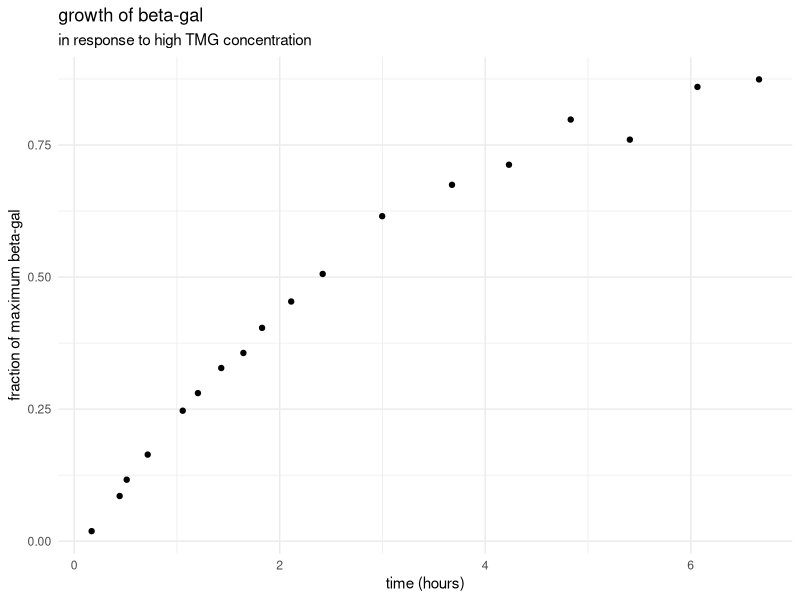
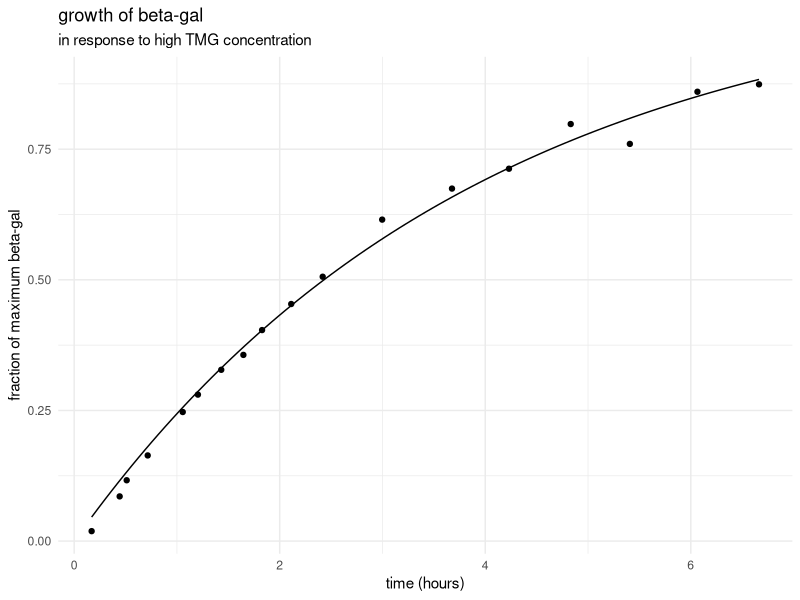
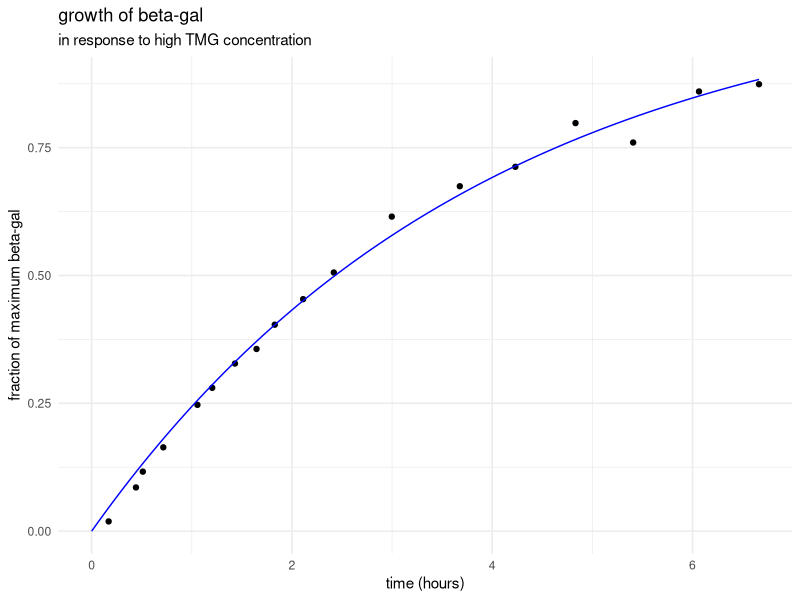
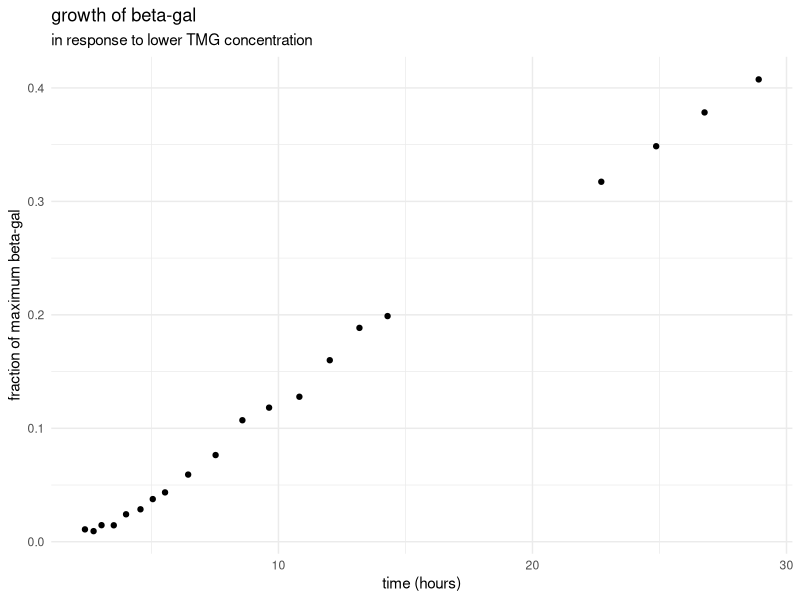
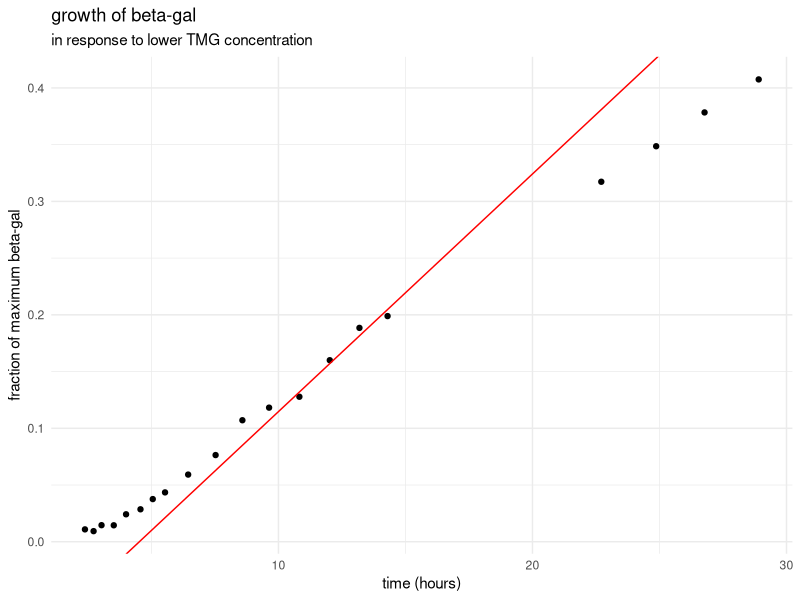

R code for these plots, in order: (Note: this script raises an error after producing the figures.)
## ---- chunk 1
knitr::opts_chunk$set(echo = FALSE)
library(tidyverse)
theme_set(theme_minimal())
## ---- chunk 2
#import A;
novick_a <- read.csv("data/g149novickA.csv", header = FALSE) 
novick_a <- novick_a %>%   
  # separate columns and add titles;
  separate_wider_delim(1, ",", names = c("t", "concentration")) %>%
  # render as number
  mutate_if(is.character, as.numeric) %>%
  # show result
  glimpse()

#import B; 
novick_b <- read.csv("data/g149novickB.csv", header = FALSE) 
novick_b <- novick_b %>%   
  # separate columns and add titles;
  separate_wider_delim(1, ",", names = c("t", "concentration")) %>% 
  # render as number
  mutate_if(is.character, as.numeric) %>%
  # show result
  glimpse()

## ---- chunk 3
a_q1_graph <- novick_a %>%
  ggplot(aes(x = t, y = concentration)) + 
  geom_point() + 
  labs(
    title = "growth of beta-gal ",
    subtitle = "in response to high TMG concentration",
    x = "time (hours)", 
    y = "fraction of maximum beta-gal"
  ) 
print(a_q1_graph)
## ---- chunk 4
#define function
growth_a <- function (t, ampl, tau) (ampl*(1- exp(-(t/tau))))
  
#fit function without (0,0)
a_q2_fn <- nls(novick_a$concentration ~ growth_a(t, ampl, tau), data = novick_a, start = list(ampl = 1.26, tau = 2.62))

# store coefficients
coef_a2 <- coef(a_q2_fn)

# plot fitted curve over data
novick_a %>%
  ggplot(aes(x = t, y = concentration)) + 
  geom_point(data = novick_a) + 
  labs( 
    title = "growth of beta-gal", 
    subtitle = "in response to high TMG concentration", 
    x = "time (hours)", 
    y = "fraction of maximum beta-gal"
  )+
  stat_function(fun = growth_a, 
                args = c(ampl = coef_a2[[1]], 
                         tau = coef_a2[[2]]))
## ---- chunk 5

#fit data with (0,0)

# add (0,0) to data
a_q3_df <- novick_a %>%
  rbind(c(0,0))
# fit data again
a_q3_fit <- nls(a_q3_df$concentration ~ growth_a(t, ampl, tau), data = a_q3_df, start = list(ampl = 1.26, tau = 2.62))

coef_a3 <- coef(a_q3_fit)

coef_comp <- coef_a2 %>% 
  rbind (coef_a3) %>%
  print()
print(summary(a_q3_fit))
# plot new fitted curve over data
a_q3_df %>%
  ggplot(aes(x = t, y = concentration)) + 
  geom_point(data = novick_a) + 
  labs( 
    title = "growth of beta-gal", 
    subtitle = "in response to high TMG concentration", 
    x = "time (hours)", 
    y = "fraction of maximum beta-gal"
  )+
  stat_function(color = "blue", 
    fun = growth_a, 
                args = c(ampl = coef_a3[[1]], 
                         tau = coef_a3[[2]]))

## ---- chunk 6
novick_b %>%
  ggplot(aes(x = t, y = concentration)) + 
  geom_point() + 
  labs(
    title = "growth of beta-gal", 
    subtitle = "in response to lower TMG concentration", 
    x = "time (hours)", 
    y = "fraction of maximum beta-gal"
  ) 
## ---- chunk 7
# get data for 10<=t<=15
b_q2 <- novick_b %>% 
  filter(t >= 10) %>% 
  filter(t <= 15)
# fit straight line for 10<= t <= 15

b_q2_fit <- lm(b_q2$concentration ~ b_q2$t)
coef_b2 <- coef(b_q2_fit)
b_q2_summ <- summary(b_q2_fit)

print(coef_b2)

  # plot
novick_b %>%
  ggplot(aes(x = t, y = concentration)) + 
  geom_point() + 
  labs(
    title = "growth of beta-gal", 
    subtitle = "in response to lower TMG concentration", 
    x = "time (hours)", 
    y = "fraction of maximum beta-gal"
  ) + 
  geom_abline(color = "red",
    intercept = coef_b2[[1]], 
    slope = coef_b2[[2]])


## ---- chunk 8
# fit function from a
# define function
growth_b3 <- function (t, ampl, tau) (ampl*(1- exp(-(t/tau))))

# fit function
b_q3 <- nls(novick_b$concentration ~ growth_b3(t, ampl, tau), data = novick_b, start = list(ampl = 1, tau = 19))

traceback()

# generate an example function
# downscale function from A

# plot the fitted function
novick_b %>%
  ggplot(aes(x = t, y = concentration)) + 
  geom_point() + 
  labs( 
    title = "growth of beta-gal", 
    subtitle = "in response to lower TMG concentration", 
    x = "time (hours)", 
    y = "fraction of maximum beta-gal"
  )  +
  stat_function(fun = growth_b3, 
                args = c(ampl = 0.4, 
                         tau = 1e-10))
## ---- chunk 9
# Separate data for t<= 15

b_q4_df <- novick_b %>%
  filter(t <= 15)


# define function
growth_b4 <- function (t, beta, tau) (beta * (-1 + t/tau + exp(-t/tau)))

# fit function
b_q4 <- nls(b_q4_df$concentration ~ growth_b4(t, beta, tau), 
            data = b_q4_df, start = list(beta = 1, tau = 3.9))

coef_b4 <- coef(b_q4)

# plot the new fitted function
# the data of t>15 is in blue and the rest is in red

b_q4_df %>%
  ggplot(aes(x = t, y = concentration)) + 
  geom_point(aes(color = "blue")) + 
  geom_point(data = novick_b, aes(color = "red"))+
  labs( 
    title = "growth of beta-gal", 
    subtitle = "in response to high TMG concentration", 
    x = "time (hours)", 
    y = "fraction of maximum beta-gal")  +
  geom_abline(color = "red",
              intercept = coef_b2[[1]], 
              slope = coef_b2[[2]]) +
  stat_function(fun = growth_b4, 
                args = c(beta = coef_b4[[1]], 
                         tau = coef_b4[[2]]))
